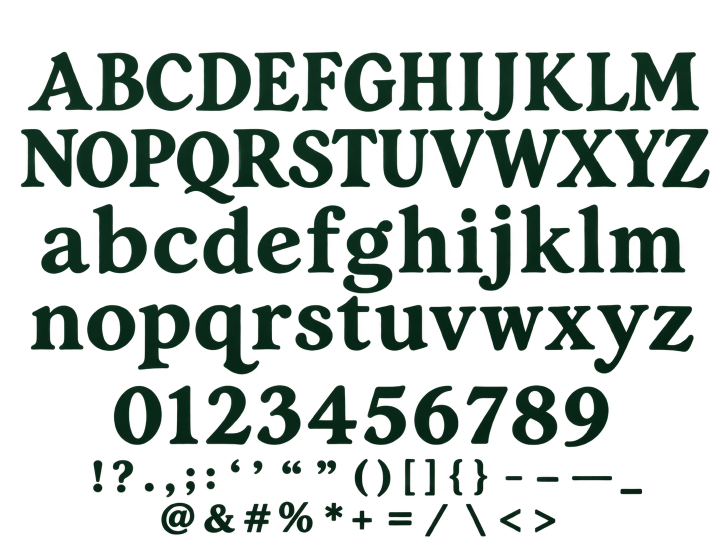
#> input picture brand/typography/display/forest_green_serif_typeface_specimen.png, 1448 x 1086 px (shown at 1/2 size)
$ python build_kobold_display_v2.py
#> lines starting #> are read from the running program, lines starting #| are printed output that depends on the picture; after the words box and inside, x2 and y2 are one past the last pixel; in counts of white or black regions, pixels touching at a corner belong together
#> in build, im is the input picture: PIL image 1448x1086 RGBA; mean R, G, B, A 1.7, 10.7, 6, 58.7
"""KoBOLD Display v2 source builder.

Builds a monochrome display face by retracing the alpha channel of the original
KoBOLD concept glyph specimen, cleaning and regularising outlines, standardising
metrics, adding new vector punctuation, and adding commonly used kerning pairs.

Dependencies: numpy, Pillow, opencv-python, fontTools, scipy.
Run: python3 build_kobold_display_v2.py
The generated font files are for local QA / build only.
"""

from __future__ import annotations
import json, math
from pathlib import Path
from collections import OrderedDict

import cv2
import numpy as np
from PIL import Image, ImageDraw, ImageFont
from scipy.ndimage import gaussian_filter
from fontTools.fontBuilder import FontBuilder
from fontTools.pens.ttGlyphPen import TTGlyphPen
from fontTools.pens.boundsPen import BoundsPen
from fontTools.agl import UV2AGL
from fontTools.feaLib.builder import addOpenTypeFeaturesFromString
from fontTools.ttLib import TTFont

ROOT = Path(__file__).resolve().parent
SPECIMEN = ROOT / 'forest_green_serif_typeface_specimen.png'
OUT = ROOT / 'KoBOLD_Display_v2'
OUT.mkdir(exist_ok=True)
UPM = 1000
# Same conversion for ALL glyphs preserves the original cap / x-height relationship.
SCALE = 5.73
ASCENDER = 830
DESCENDER = -225
SIDE_BEARING = 28
# Coordinates were taken from the concept sheet (x0,y0,x1,y1), with y origin at bottom.
ROWS = [
    (
        'ABCDEFGHIJKLM',
        864,
        [
            (55, 864, 186, 983),
            (192, 864, 288, 981),
            (292, 864, 386, 980),
            (391, 863, 502, 982),
            (507, 862, 599, 982),
            (603, 864, 685, 983),
            (688, 862, 793, 981),
            (797, 864, 905, 982),
            (918, 864, 967, 982),
            (967, 844, 1037, 982),
            (1048, 863, 1166, 982),
            (1172, 862, 1260, 982),
            (1259, 864, 1399, 982),
        ],
    ),
    (
        'NOPQRSTUVWXYZ',
        710,
        [
            (41, 711, 157, 829),
            (153, 709, 257, 824),
            (258, 711, 352, 829),
            (354, 678, 470, 824),
            (464, 710, 579, 829),
            (577, 709, 666, 827),
            (663, 711, 755, 829),
            (757, 710, 858, 829),
            (860, 709, 969, 829),
            (970, 709, 1121, 829),
            (1113, 711, 1233, 828),
            (1229, 711, 1330, 828),
            (1324, 709, 1420, 829),
        ],
    ),
    (
        'abcdefghijklm',
        540,
        [
            (82, 538, 180, 632),
            (185, 538, 294, 678),
            (308, 539, 396, 632),
            (406, 538, 507, 675),
            (515, 539, 602, 632),
            (614, 540, 691, 676),
            (686, 499, 786, 646),
            (797, 540, 903, 677),
            (914, 540, 966, 670),
            (957, 504, 1022, 677),
            (1041, 539, 1149, 677),
            (1156, 540, 1209, 677),
            (1218, 540, 1371, 632),
        ],
    ),
    (
        'nopqrstuvwxyz',
        385,
        [
            (61, 386, 167, 475),
            (174, 384, 271, 476),
            (276, 346, 380, 478),
            (390, 337, 519, 478),
            (504, 386, 584, 477),
            (591, 384, 666, 476),
            (674, 384, 741, 495),
            (750, 384, 855, 476),
            (858, 385, 953, 474),
            (959, 384, 1087, 474),
            (1089, 386, 1191, 475),
            (1188, 339, 1269, 477),
            (1258, 383, 1387, 477),
        ],
    ),
    (
        '0123456789',
        196,
        [
            (227, 196, 324, 315),
            (337, 197, 396, 315),
            (412, 196, 503, 315),
            (514, 196, 602, 316),
            (615, 197, 714, 316),
            (728, 196, 813, 316),
            (828, 196, 917, 315),
            (933, 198, 1016, 314),
            (1024, 196, 1115, 316),
            (1130, 192, 1218, 313),
        ],
    ),
]


def glyph_name(ch: str) -> str:
    return UV2AGL.get(ord(ch), f'uni{ord(ch):04X}')


def polygon_pen(polygons: list[list[tuple[float, float]]], width=None):
    pen = TTGlyphPen(None)
    for pts in polygons:
        if len(pts) < 3:
            continue
        pen.moveTo(tuple(pts[0]))
        for p in pts[1:]:
            pen.lineTo(tuple(p))
        pen.closePath()
    return pen.glyph()


def signed_area(pts):
    return (
        sum(
            pts[i][0] * pts[(i + 1) % len(pts)][1]
            - pts[(i + 1) % len(pts)][0] * pts[i][1]
            for i in range(len(pts))
        )
        / 2
    )


def ring(cx, cy, r, n=24):
    return [
        (cx + math.cos(2 * math.pi * i / n) * r, cy + math.sin(2 * math.pi * i / n) * r)
        for i in range(n)
    ]


def simple_rect(x0, y0, x1, y1):
    return [(x0, y0), (x1, y0), (x1, y1), (x0, y1)]


def correct_winding(points, clockwise):
    # TrueType: outer clockwise, inner counter-clockwise in y-up coordinates.
    if (signed_area(points) < 0) != clockwise:
        points = points[::-1]
    return points


def glyph_contours(
    binary, origin_x, origin_y, baseline, scale, desired_left=SIDE_BEARING
):
    """Convert a thresholded glyph crop to cleaned, reasonably smooth TT paths."""
    pen = TTGlyphPen(None)
    # Foreground element cleaning: suppress isolated one-pixel debris, but preserve dots.
    n, cc, stats, _ = cv2.connectedComponentsWithStats(binary.astype('uint8'), 8)
    clean = np.zeros_like(binary, dtype='uint8')
    for k in range(1, n):
        area = int(stats[k, cv2.CC_STAT_AREA])
        if area >= 9:
            clean[cc == k] = 255
    # Stable contours and nested interior counters.
    contours, hierarchy = cv2.findContours(
        clean, cv2.RETR_TREE, cv2.CHAIN_APPROX_SIMPLE
    )
    if hierarchy is None:
        return pen.glyph(), (300, 0)
    # Find left/right occupied span, positioning glyph at optical side bearing.
    ys, xs = np.where(clean > 0)
    if not len(xs):
        return pen.glyph(), (300, 0)
    min_x = int(xs.min())
    max_x = int(xs.max())
    contour_count = 0
    for idx, c in enumerate(contours):
        area = abs(cv2.contourArea(c))
        if area < 5:
            continue
        # Low-epsilon contours reduce distortions seen in v1 (large-epsilon polygonisation).
        eps = 1.05
        approx = cv2.approxPolyDP(c, eps, True)[:, 0, :]
        if len(approx) < 3:
            continue
        points = []
        for px, py in approx:
            xx = (float(px) - min_x) * scale + desired_left
            yy = (origin_y - (int(py)) - baseline) * scale
            points.append((round(xx, 2), round(yy, 2)))
        if len(set(points)) < 3:
            continue
        parent = hierarchy[0][idx][3]
        depth = 0
        while parent != -1:
            depth += 1
            parent = hierarchy[0][parent][3]
        points = correct_winding(points, clockwise=(depth % 2 == 0))
        pen.moveTo(points[0])
        for p in points[1:]:
            pen.lineTo(p)
        pen.closePath()
        contour_count += 1
    width = int(round((max_x - min_x + 1) * scale + SIDE_BEARING * 2))
    return pen.glyph(), (width, SIDE_BEARING)


def construct_traced(image):
    rgba = np.array(image)
    alpha = rgba[:, :, 3].astype('float32')
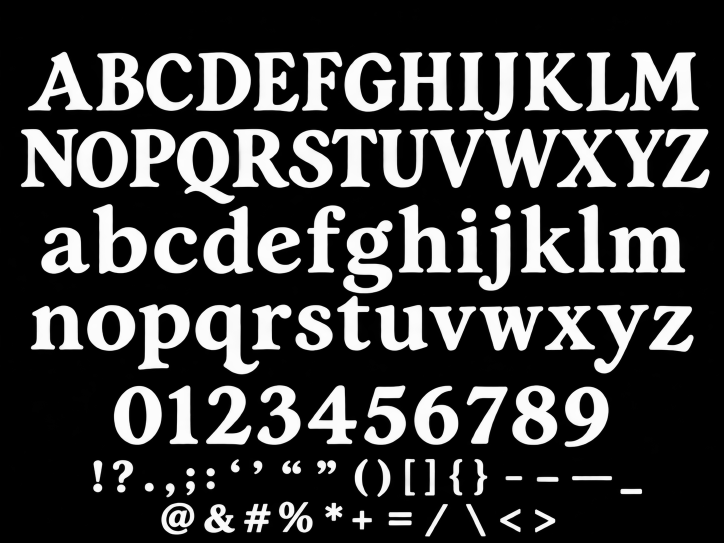
#> alpha: shape (1086, 1448) float32 (shown at 1/2 size); min 0, max 255, mean 58.7
    H, W = alpha.shape
    glyphs = {}
    metrics = {}
    diagnostics = {}
    for text, baseline, positions in ROWS:
        # Use known glyph positions to disambiguate crowded letter boundaries.
        # We do NOT include the adjacent glyph in the crop.
        for i, ch in enumerate(text):
            x0, y0, x1, y1 = positions[i]
            left = x0 - 3
            right = x1 + 3
            if i > 0:
                prev = positions[i - 1]
                cut = round((prev[2] + x0) / 2)
                # Find lowest alpha column close to between-char gap, where available.
                candidates = np.arange(
                    max(prev[2] - 6, cut - 6), min(x0 + 7, cut + 7) + 1
                )
                if len(candidates):
                    valid = candidates[(candidates >= 0) & (candidates < W)]
                    if len(valid):
                        activity = np.array(
                            [
                                alpha[H - y1 - 4 : H - y0 + 4, int(z)].sum()
                                for z in valid
                            ]
                        )
                        cut = int(valid[np.argmin(activity)])
                left = max(left, cut)
            if i < len(text) - 1:
                nxt = positions[i + 1]
                cut = round((x1 + nxt[0]) / 2)
                candidates = np.arange(
                    max(x1 - 7, cut - 6), min(nxt[0] + 7, cut + 7) + 1
                )
                if len(candidates):
                    valid = candidates[(candidates >= 0) & (candidates < W)]
                    if len(valid):
                        activity = np.array(
                            [
                                alpha[H - y1 - 4 : H - y0 + 4, int(z)].sum()
                                for z in valid
                            ]
                        )
                        cut = int(valid[np.argmin(activity)])
                right = min(right, cut)
            if right <= left + 6:
                left = x0
                right = x1
            top = max(0, H - y1 - 4)
            bottom = min(H, H - y0 + 4)
            raw = alpha[top:bottom, max(0, left) : min(W, right)]
            # Important improvement over v1: trace transparency, not dark RGB fill.
            sm = gaussian_filter(raw, sigma=0.5)
            binary = (sm > 105).astype('uint8') * 255
            g, m = glyph_contours(binary, left, H - top, baseline, SCALE)
            gn = glyph_name(ch)
            glyphs[gn] = g
            metrics[gn] = m
            diagnostics[ch] = dict(src=(left, top, right, bottom), width=m[0])
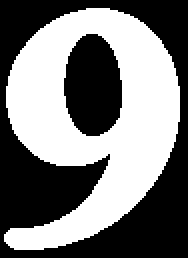
#> binary: shape (129, 94) (shown 2 times larger); 48% white; 1 white region, box (x1, y1, x2, y2) and area: (2, 4, 90, 125) 5816
#> after the loop, diagnostics = 62 items; glyphs = 62 items; metrics = 62 items
#> (the rest of the program and of its run is left out)
